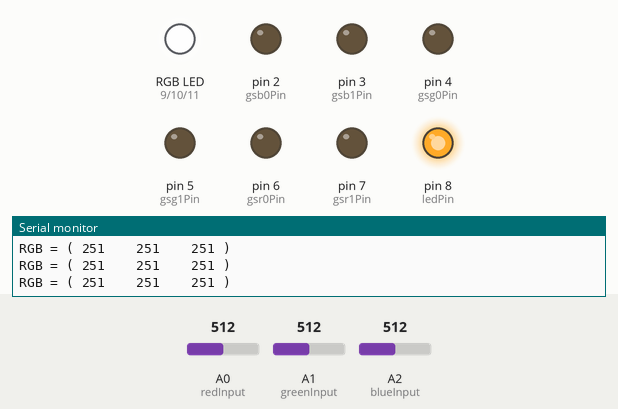
The sketch below on a simulated Arduino Uno, built with avr-gcc and run on an emulated ATmega328P. Shown: an RGB LED mixed from three pins (HIGH = lit), output pins drawn as LEDs (lit = HIGH), the last lines printed to the serial monitor. Inputs (shaded band) come from the test bench; at power-on: A0 (redInput) = 512, A1 (greenInput) = 512, A2 (blueInput) = 512. Dim RGB values are drawn brighter than linear.

Above: at 1.2 s.
1.3 s: A0 (redInput) set to 0
At 2.2 s:
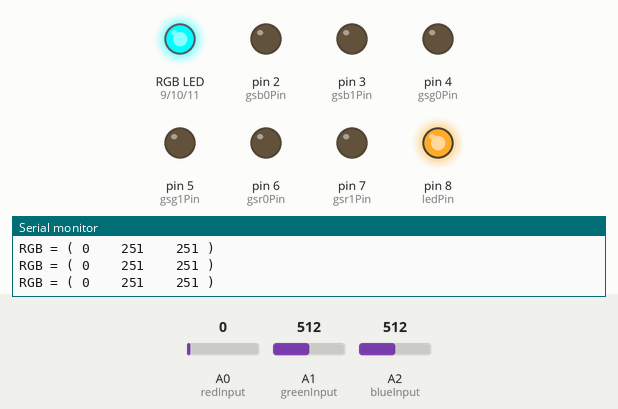
4.3 s: A1 (greenInput) set to 0
At 5.6 s:
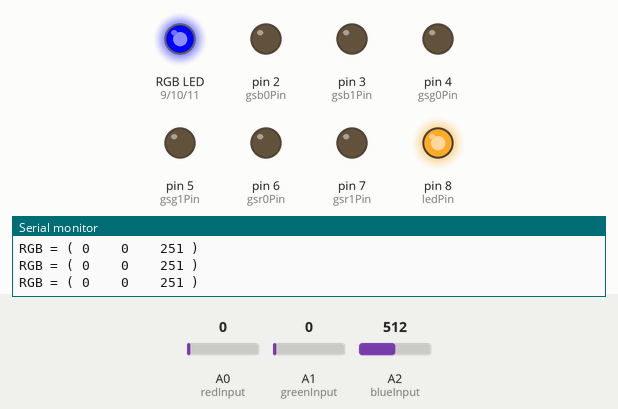
5.9 s: A2 (blueInput) set to 0
At 6.6 s:
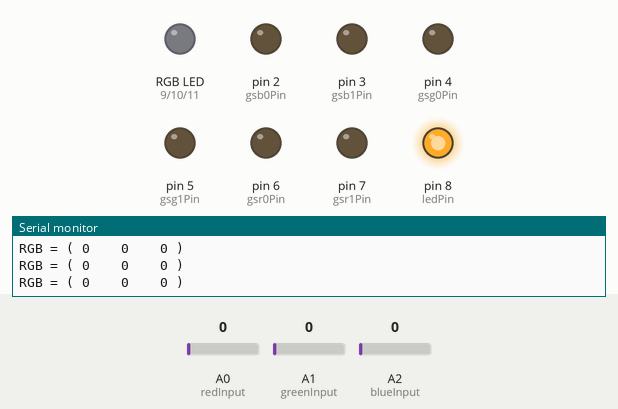
7.5 s: A0 (redInput) set to 23
9.0 s: A0 (redInput) set to 28
At 10.2 s:
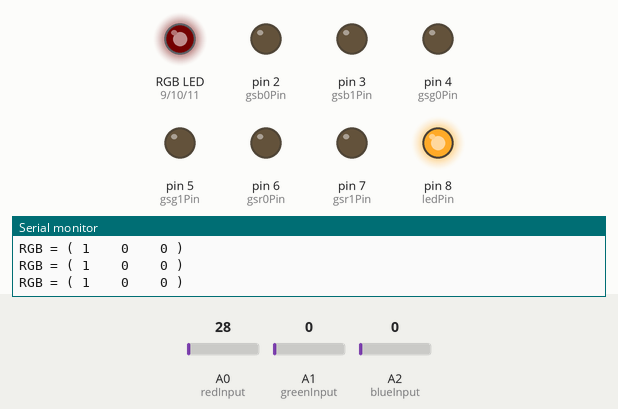
10.5 s: A1 (greenInput) set to 26
13.5 s: A1 (greenInput) set to 32
At 14.6 s:
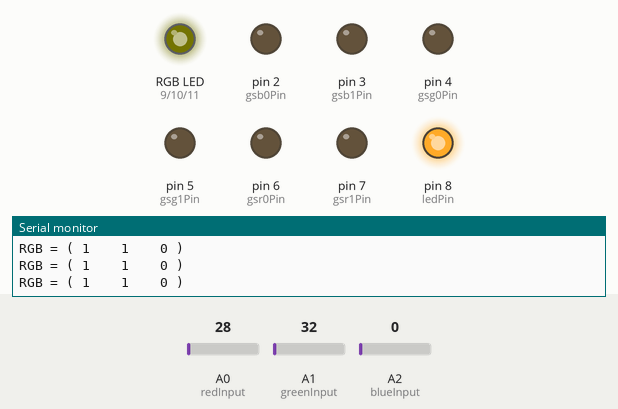
Timing chart, 0 to 16.0 s (numbered marks = the images above; inputs shaded):
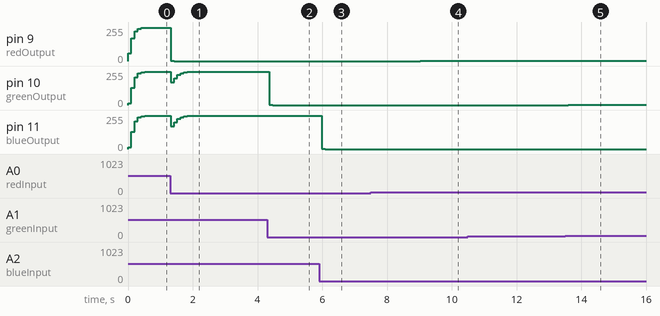

Measured:
- after the input at 1.3 s, pin 9 (redOutput): 251/255 → 2/255 at once, → 0/255 0.10 s later; pin 10 (greenOutput), pin 11 (blueOutput): 251/255 → 171/255 at once, → 200/255 0.10 s later, → 228/255 0.10 s later, → 239/255 0.10 s later, … (6 changes in this stretch)
- after the input at 4.3 s, pin 10 (greenOutput): 251/255 → 2/255 after 0.07 s, → 0/255 0.10 s later
- after the input at 5.9 s, pin 11 (blueOutput): 251/255 → 2/255 after 0.09 s, → 0/255 0.10 s later
- after the input at 9.0 s, pin 9 (redOutput): 0/255 → 1/255 at once
- after the input at 13.5 s, pin 10 (greenOutput): 0/255 → 1/255 after 0.09 s

The sketch:

RGB_Color_Analyzer.ino
```cpp
// RGB Color Analyzer

const int gsr1Pin = 7;
const int gsr0Pin = 6;
const int gsg1Pin = 5;
const int gsg0Pin = 4;
const int gsb1Pin = 3;
const int gsb0Pin = 2;

const int ledPin = 8;

const int redInput = A0;
const int greenInput = A1;
const int blueInput = A2;

const int redOutput = 9;
const int greenOutput = 10;
const int blueOutput = 11;

int red = -1;
int green = -1;
int blue = -1;
int ered = -1;
int eblue= -1;
int egreen = -1;
int redValue = -1;
int greenValue = -1;
int blueValue = -1;
int test = -1;

const float newWeight = 0.7;	// <6>

const boolean debug = false;

void setup() {
  Serial.begin(9600);
  pinMode(gsr1Pin, OUTPUT);
  pinMode(gsr0Pin, OUTPUT);
  pinMode(gsg1Pin, OUTPUT);
  pinMode(gsg0Pin, OUTPUT);
  pinMode(gsb1Pin, OUTPUT);
  pinMode(gsb0Pin, OUTPUT);
  pinMode(ledPin, OUTPUT);
  pinMode(redOutput, OUTPUT);
  pinMode(greenOutput, OUTPUT);
  pinMode(blueOutput, OUTPUT);

  digitalWrite(ledPin, HIGH);

  digitalWrite(gsr1Pin, LOW);
  digitalWrite(gsr0Pin, LOW);
  digitalWrite(gsg1Pin, LOW);
  digitalWrite(gsg0Pin, LOW);
  digitalWrite(gsb1Pin, LOW);
  digitalWrite(gsb0Pin, LOW);
}

void loop() {
  int redIn = analogRead(redInput);
  int greenIn = analogRead(greenInput);
  int blueIn = analogRead(blueInput);

  redValue = redIn * 10 / 1.0;
  greenValue = greenIn * 10 / 0.75;//0.7;
  blueValue = blueIn * 10 / 0.55;//0.8;

  redValue = map(redValue, 0, 1023, 0, 255);
  greenValue = map(greenValue, 0, 1023, 0, 255);
  blueValue = map(blueValue, 0, 1023, 0, 255);

  if(redValue > 255) redValue = 255;
  if(greenValue > 255) greenValue = 255;
  if(blueValue > 255) blueValue = 255;

  red = runningAverage(redValue, red);
  green = runningAverage(greenValue, green);
  blue = runningAverage(blueValue, blue);

  if(red < 200 || green < 180 || blue < 180) {
  green = green - red * 0.3;
  blue = blue - red * 0.3;
  }

  ered = easing(red);
  egreen = easing(green);
  eblue = easing(blue);

  if(debug == false) {
    Serial.print("RGB = ( ");
    Serial.print(ered);
    Serial.print(" ");
    Serial.print("\t ");
    Serial.print(egreen);
    Serial.print(" ");
    Serial.print("\t ");
    Serial.print(eblue);
    Serial.println(" )");
  }
  else {
    Serial.print("RGB = ( ");
    Serial.print(redIn);
    Serial.print(" ");
    Serial.print(red);
    Serial.print(" ");
    Serial.print(ered);
    Serial.print(" ");
    Serial.print("\t ");
    Serial.print(greenIn);
    Serial.print(" ");
    Serial.print(green);
    Serial.print(" ");
    Serial.print(egreen);
    Serial.print(" ");
    Serial.print("\t ");
    Serial.print(blueIn);
    Serial.print(" ");
    Serial.print(blue);
    Serial.print(" ");
    Serial.print(eblue);
    Serial.println(" )");
  }
  setColor(ered,egreen,eblue);
  //setColor(1,255,1);
  delay(100);
}

int runningAverage(int input, int old) {
  return newWeight*input + (1-newWeight)*old;
}

int easing(int input) {
  float percent = input / 255.0f;
  return 255.0f * percent * percent * percent * percent;
}

int setColor(int r, int g, int b) {	// <16>
  analogWrite(redOutput, r);	// <17>
  analogWrite(greenOutput, g);
  analogWrite(blueOutput, b);
}
```
